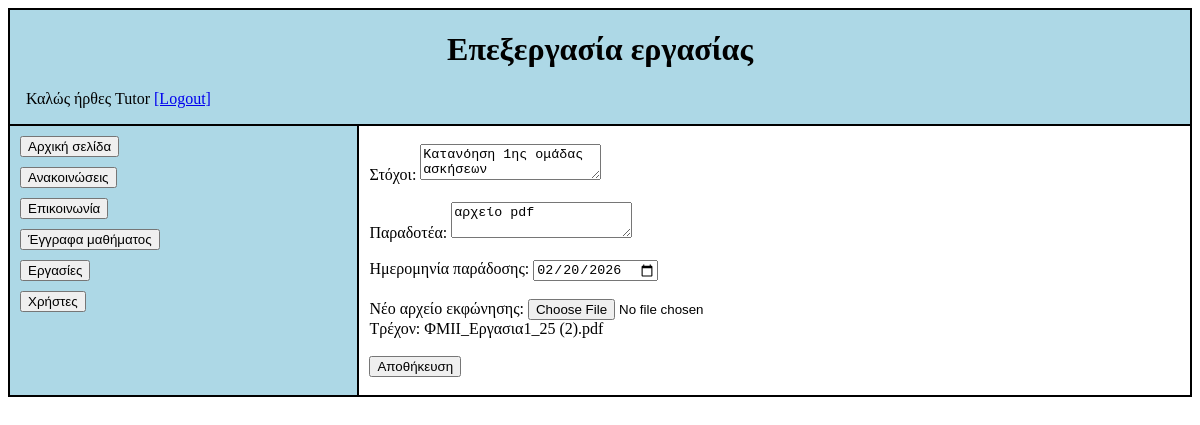
The page /edit_assignment.php?id=1 (signed in) on the database its author committed.
### tables this page shows
CREATE TABLE `assignments` (
  `id` int(11) NOT NULL,
  `goals` text DEFAULT NULL,
  `description_file` varchar(255) DEFAULT NULL,
  `deliverables` text DEFAULT NULL,
  `due_date` date DEFAULT NULL
);

### edit_assignment.php (the view, shortened to what this page needs)
<?php
require 'config.php';
$id = $_GET['id'];
$res = mysqli_query($conn, "SELECT * FROM assignments WHERE id=$id");
$a = mysqli_fetch_assoc($res);
?>
<!DOCTYPE html>
<html lang="en">
<head>
    <link rel="stylesheet" href="assignments.css">
</head>
<body>
<div class="container">
    <div class="container1">
        <h1 style="text-align: center">Επεξεργασία εργασίας</h1>
		<p style="margin-left:1em;">Καλώς ήρθες <?php echo $_SESSION['name']; ?>
			<a href="logout.php">[Logout]</a>
		</p>
    </div>
    <div class="container2">
        <div class="container3">
            <button class="buttons-margin1" type="button" onclick="window.location.href='index.php';">Αρχική σελίδα</button>
            <button class="buttons-margin2" type="button" onclick="window.location.href='announcements.php';" id="b-announcements">Ανακοινώσεις</button>
            <button class="buttons-margin2" type="button" onclick="window.location.href='communication.php';" id="b-communications">Επικοινωνία</button>
            <button class="buttons-margin1" type="button" onclick="window.location.href='documents.php';" id="b-documents">Έγγραφα μαθήματος</button>
            <button class="buttons-margin2" type="button" onclick="window.location.href='assignments.php';" id="b-assignments">Εργασίες</button>
			<?php if ($_SESSION['role'] == 'tutor'): ?>
				<button class="buttons-margin3" type="button" onclick="window.location.href='users.php';" id="b-users">Χρήστες</button>
			<?php endif; ?>
        </div>
        <div class="container4">
			<br>
            <form method="post" enctype="multipart/form-data">
			Στόχοι:
			<textarea name="goals"><?php echo $a['goals']; ?></textarea><br><br>
			Παραδοτέα:
			<textarea name="deliverables"><?php echo $a['deliverables']; ?></textarea><br><br>
			Ημερομηνία παράδοσης:
			<input type="date" name="due_date"
			value="<?php echo $a['due_date']; ?>"><br><br>
			Νέο αρχείο εκφώνησης:
			<input type="file" name="file"><br>
			Τρέχον: <?php echo $a['description_file']; ?><br><br>
			<button>Αποθήκευση</button>
			</form>
			<br>
        </div>
    </div>
</div>
</body>
</html>

### assignments.css (style rules this page uses)
.container { border: 1px solid black; }
.container1 { border: 1px solid black; background-color: lightblue; }
.container2 { display: flex; }
.container3 { border: 1px solid black; width: 30%; background-color: lightblue; }
.container4 { padding: 0px 10px 0px 10px; border: 1px solid black; width: 70%; }
.buttons-margin1 { margin: 10px 10% 0px 10px; }
.buttons-margin2 { margin: 10px 100% 0px 10px; }
.buttons-margin3 { margin: 10px 100% 50px 10px; }

### rows shown on the page
assignments: goals "Κατανόηση 1ης ομάδας ασκήσεων", deliverables "αρχείο pdf", due_date "02/20/2026", description_file "ΦΜΙΙ_Eργασια1_25 (2).pdf"

### other values the page prints
$_SESSION['name'] "Tutor"
